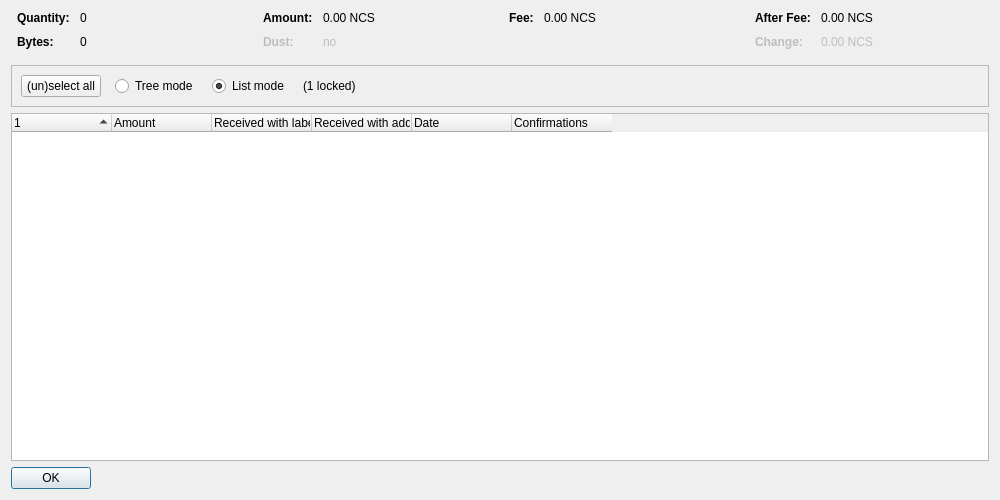
<?xml version="1.0" encoding="UTF-8"?>
<ui version="4.0">
 <class>CoinControlDialog</class>
 <widget class="QDialog" name="CoinControlDialog">
  <property name="geometry">
   <rect>
    <x>0</x>
    <y>0</y>
    <width>1000</width>
    <height>500</height>
   </rect>
  </property>
  <property name="windowTitle">
   <string>Coin Selection</string>
  </property>
  <layout class="QVBoxLayout" name="verticalLayout">
   <item>
    <layout class="QHBoxLayout" name="horizontalLayoutTop" stretch="0,0,0,0">
     <property name="topMargin">
      <number>0</number>
     </property>
     <property name="bottomMargin">
      <number>10</number>
     </property>
     <item>
      <layout class="QFormLayout" name="formLayoutCoinControl1">
       <property name="horizontalSpacing">
        <number>10</number>
       </property>
       <property name="verticalSpacing">
        <number>10</number>
       </property>
       <property name="leftMargin">
        <number>6</number>
       </property>
       <property name="rightMargin">
        <number>6</number>
       </property>
       <item row="0" column="0">
        <widget class="QLabel" name="labelCoinControlQuantityText">
         <property name="font">
          <font>
           <weight>75</weight>
           <bold>true</bold>
          </font>
         </property>
         <property name="text">
          <string>Quantity:</string>
         </property>
        </widget>
       </item>
       <item row="0" column="1">
        <widget class="QLabel" name="labelCoinControlQuantity">
         <property name="cursor">
          <cursorShape>IBeamCursor</cursorShape>
         </property>
         <property name="contextMenuPolicy">
          <enum>Qt::ActionsContextMenu</enum>
         </property>
         <property name="text">
          <string notr="true">0</string>
         </property>
         <property name="textInteractionFlags">
          <set>Qt::LinksAccessibleByMouse|Qt::TextSelectableByKeyboard|Qt::TextSelectableByMouse</set>
         </property>
        </widget>
       </item>
       <item row="1" column="0">
        <widget class="QLabel" name="labelCoinControlBytesText">
         <property name="font">
          <font>
           <weight>75</weight>
           <bold>true</bold>
          </font>
         </property>
         <property name="text">
          <string>Bytes:</string>
         </property>
        </widget>
       </item>
       <item row="1" column="1">
        <widget class="QLabel" name="labelCoinControlBytes">
         <property name="cursor">
          <cursorShape>IBeamCursor</cursorShape>
         </property>
         <property name="contextMenuPolicy">
          <enum>Qt::ActionsContextMenu</enum>
         </property>
         <property name="text">
          <string notr="true">0</string>
         </property>
         <property name="textInteractionFlags">
          <set>Qt::LinksAccessibleByMouse|Qt::TextSelectableByKeyboard|Qt::TextSelectableByMouse</set>
         </property>
        </widget>
       </item>
      </layout>
     </item>
     <item>
      <layout class="QFormLayout" name="formLayoutCoinControl2">
       <property name="horizontalSpacing">
        <number>10</number>
       </property>
       <property name="verticalSpacing">
        <number>10</number>
       </property>
       <property name="leftMargin">
        <number>6</number>
       </property>
       <property name="rightMargin">
        <number>6</number>
       </property>
       <item row="0" column="0">
        <widget class="QLabel" name="labelCoinControlAmountText">
         <property name="font">
          <font>
           <weight>75</weight>
           <bold>true</bold>
          </font>
         </property>
         <property name="text">
          <string>Amount:</string>
         </property>
        </widget>
       </item>
       <item row="0" column="1">
        <widget class="QLabel" name="labelCoinControlAmount">
         <property name="cursor">
          <cursorShape>IBeamCursor</cursorShape>
         </property>
         <property name="contextMenuPolicy">
          <enum>Qt::ActionsContextMenu</enum>
         </property>
         <property name="text">
          <string notr="true">0.00 NCS</string>
         </property>
         <property name="textInteractionFlags">
          <set>Qt::LinksAccessibleByMouse|Qt::TextSelectableByKeyboard|Qt::TextSelectableByMouse</set>
         </property>
        </widget>
       </item>
       <item row="1" column="0">
        <widget class="QLabel" name="labelCoinControlLowOutputText">
         <property name="enabled">
          <bool>false</bool>
         </property>
         <property name="font">
          <font>
           <weight>75</weight>
           <bold>true</bold>
          </font>
         </property>
         <property name="text">
          <string>Dust:</string>
         </property>
        </widget>
       </item>
       <item row="1" column="1">
        <widget class="QLabel" name="labelCoinControlLowOutput">
         <property name="enabled">
          <bool>false</bool>
         </property>
         <property name="cursor">
          <cursorShape>IBeamCursor</cursorShape>
         </property>
         <property name="contextMenuPolicy">
          <enum>Qt::ActionsContextMenu</enum>
         </property>
         <property name="text">
          <string notr="true">no</string>
         </property>
         <property name="textInteractionFlags">
          <set>Qt::LinksAccessibleByMouse|Qt::TextSelectableByKeyboard|Qt::TextSelectableByMouse</set>
         </property>
        </widget>
       </item>
      </layout>
     </item>
     <item>
      <layout class="QFormLayout" name="formLayoutCoinControl3">
       <property name="horizontalSpacing">
        <number>10</number>
       </property>
       <property name="verticalSpacing">
        <number>10</number>
       </property>
       <property name="leftMargin">
        <number>6</number>
       </property>
       <property name="rightMargin">
        <number>6</number>
       </property>
       <item row="0" column="0">
        <widget class="QLabel" name="labelCoinControlFeeText">
         <property name="font">
          <font>
           <weight>75</weight>
           <bold>true</bold>
          </font>
         </property>
         <property name="text">
          <string>Fee:</string>
         </property>
        </widget>
       </item>
       <item row="0" column="1">
        <widget class="QLabel" name="labelCoinControlFee">
         <property name="cursor">
          <cursorShape>IBeamCursor</cursorShape>
         </property>
         <property name="contextMenuPolicy">
          <enum>Qt::ActionsContextMenu</enum>
         </property>
         <property name="text">
          <string notr="true">0.00 NCS</string>
         </property>
         <property name="textInteractionFlags">
          <set>Qt::LinksAccessibleByMouse|Qt::TextSelectableByKeyboard|Qt::TextSelectableByMouse</set>
         </property>
        </widget>
       </item>
      </layout>
     </item>
     <item>
      <layout class="QFormLayout" name="formLayoutCoinControl4">
       <property name="horizontalSpacing">
        <number>10</number>
       </property>
       <property name="verticalSpacing">
        <number>10</number>
       </property>
       <property name="leftMargin">
        <number>6</number>
       </property>
       <property name="rightMargin">
        <number>6</number>
       </property>
       <item row="0" column="0">
        <widget class="QLabel" name="labelCoinControlAfterFeeText">
         <property name="font">
          <font>
           <weight>75</weight>
           <bold>true</bold>
          </font>
         </property>
         <property name="text">
          <string>After Fee:</string>
         </property>
        </widget>
       </item>
       <item row="0" column="1">
        <widget class="QLabel" name="labelCoinControlAfterFee">
         <property name="cursor">
          <cursorShape>IBeamCursor</cursorShape>
         </property>
         <property name="contextMenuPolicy">
          <enum>Qt::ActionsContextMenu</enum>
         </property>
         <property name="text">
          <string notr="true">0.00 NCS</string>
         </property>
         <property name="textInteractionFlags">
          <set>Qt::LinksAccessibleByMouse|Qt::TextSelectableByKeyboard|Qt::TextSelectableByMouse</set>
         </property>
        </widget>
       </item>
       <item row="1" column="0">
        <widget class="QLabel" name="labelCoinControlChangeText">
         <property name="enabled">
          <bool>false</bool>
         </property>
         <property name="font">
          <font>
           <weight>75</weight>
           <bold>true</bold>
          </font>
         </property>
         <property name="text">
          <string>Change:</string>
         </property>
        </widget>
       </item>
       <item row="1" column="1">
        <widget class="QLabel" name="labelCoinControlChange">
         <property name="enabled">
          <bool>false</bool>
         </property>
         <property name="cursor">
          <cursorShape>IBeamCursor</cursorShape>
         </property>
         <property name="contextMenuPolicy">
          <enum>Qt::ActionsContextMenu</enum>
         </property>
         <property name="text">
          <string notr="true">0.00 NCS</string>
         </property>
         <property name="textInteractionFlags">
          <set>Qt::LinksAccessibleByMouse|Qt::TextSelectableByKeyboard|Qt::TextSelectableByMouse</set>
         </property>
        </widget>
       </item>
      </layout>
     </item>
    </layout>
   </item>
   <item>
    <widget class="QFrame" name="frame">
     <property name="minimumSize">
      <size>
       <width>0</width>
       <height>40</height>
      </size>
     </property>
     <property name="frameShape">
      <enum>QFrame::StyledPanel</enum>
     </property>
     <property name="frameShadow">
      <enum>QFrame::Sunken</enum>
     </property>
     <layout class="QHBoxLayout" name="horizontalLayout">
      <item>
       <layout class="QHBoxLayout" name="horizontalLayoutPanel" stretch="0,0,0,0,0">
        <property name="spacing">
         <number>14</number>
        </property>
        <item>
         <widget class="QPushButton" name="pushButtonSelectAll">
          <property name="sizePolicy">
           <sizepolicy hsizetype="Maximum" vsizetype="Fixed">
            <horstretch>0</horstretch>
            <verstretch>0</verstretch>
           </sizepolicy>
          </property>
          <property name="text">
           <string>(un)select all</string>
          </property>
          <property name="autoDefault">
           <bool>false</bool>
          </property>
         </widget>
        </item>
        <item>
         <widget class="QRadioButton" name="radioTreeMode">
          <property name="sizePolicy">
           <sizepolicy hsizetype="Maximum" vsizetype="Fixed">
            <horstretch>0</horstretch>
            <verstretch>0</verstretch>
           </sizepolicy>
          </property>
          <property name="text">
           <string>Tree mode</string>
          </property>
         </widget>
        </item>
        <item>
         <widget class="QRadioButton" name="radioListMode">
          <property name="sizePolicy">
           <sizepolicy hsizetype="Maximum" vsizetype="Fixed">
            <horstretch>0</horstretch>
            <verstretch>0</verstretch>
           </sizepolicy>
          </property>
          <property name="text">
           <string>List mode</string>
          </property>
          <property name="checked">
           <bool>true</bool>
          </property>
         </widget>
        </item>
        <item>
         <widget class="QLabel" name="labelLocked">
          <property name="text">
           <string notr="true">(1 locked)</string>
          </property>
         </widget>
        </item>
        <item>
         <spacer name="horizontalSpacer">
          <property name="orientation">
           <enum>Qt::Horizontal</enum>
          </property>
          <property name="sizeHint" stdset="0">
           <size>
            <width>40</width>
            <height>20</height>
           </size>
          </property>
         </spacer>
        </item>
       </layout>
      </item>
     </layout>
    </widget>
   </item>
   <item>
    <widget class="CoinControlTreeWidget" name="treeWidget">
     <property name="contextMenuPolicy">
      <enum>Qt::CustomContextMenu</enum>
     </property>
     <property name="sortingEnabled">
      <bool>false</bool>
     </property>
     <property name="columnCount">
      <number>6</number>
     </property>
     <attribute name="headerShowSortIndicator" stdset="0">
      <bool>true</bool>
     </attribute>
     <attribute name="headerStretchLastSection">
      <bool>false</bool>
     </attribute>
     <column>
      <property name="text">
       <string/>
      </property>
     </column>
     <column>
      <property name="text">
       <string>Amount</string>
      </property>
     </column>
     <column>
      <property name="text">
       <string>Received with label</string>
      </property>
     </column>
     <column>
      <property name="text">
       <string>Received with address</string>
      </property>
     </column>
     <column>
      <property name="text">
       <string>Date</string>
      </property>
     </column>
     <column>
      <property name="text">
       <string>Confirmations</string>
      </property>
      <property name="toolTip">
       <string>Confirmed</string>
      </property>
     </column>
     <column>
      <property name="text">
       <string/>
      </property>
     </column>
     <column>
      <property name="text">
       <string/>
      </property>
     </column>
     <column>
      <property name="text">
       <string/>
      </property>
     </column>
     <column>
      <property name="text">
       <string/>
      </property>
     </column>
    </widget>
   </item>
   <item>
    <widget class="QDialogButtonBox" name="buttonBox">
     <property name="sizePolicy">
      <sizepolicy hsizetype="Maximum" vsizetype="Fixed">
       <horstretch>0</horstretch>
       <verstretch>0</verstretch>
      </sizepolicy>
     </property>
     <property name="orientation">
      <enum>Qt::Horizontal</enum>
     </property>
     <property name="standardButtons">
      <set>QDialogButtonBox::Ok</set>
     </property>
    </widget>
   </item>
  </layout>
 </widget>
 <customwidgets>
  <customwidget>
   <class>CoinControlTreeWidget</class>
   <extends>QTreeWidget</extends>
   <header>qt/coincontroltreewidget.h</header>
  </customwidget>
 </customwidgets>
 <resources/>
 <connections/>
</ui>
